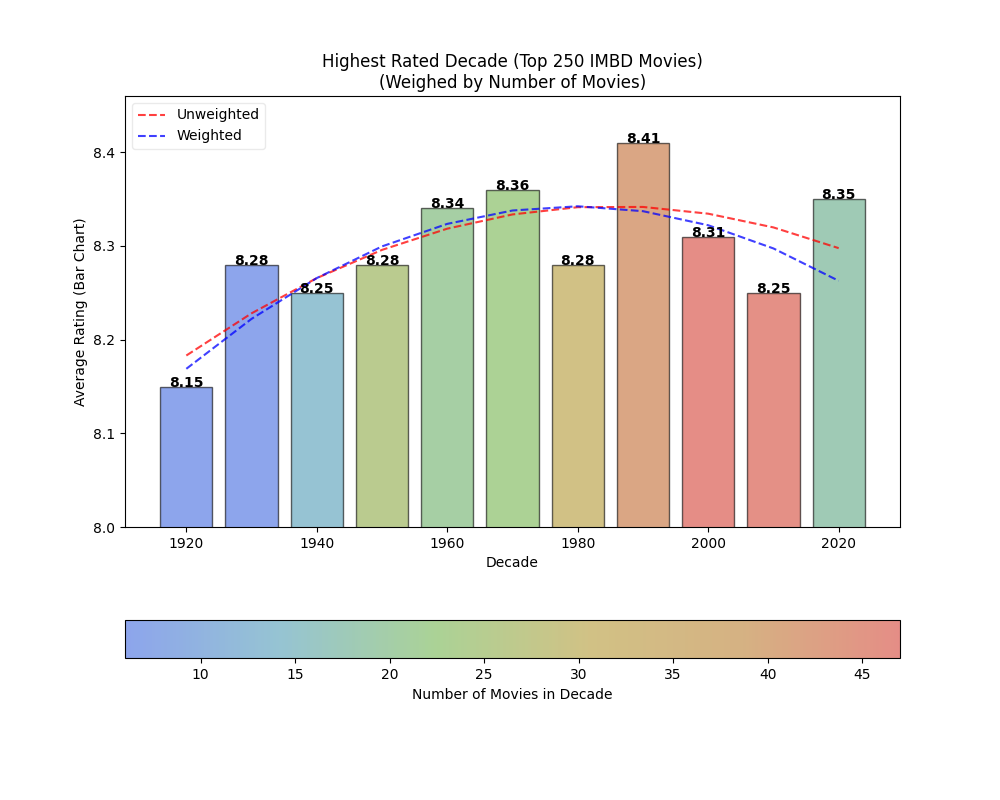

Recreate this plot in Python.
# Author Name: Scoey Derus
# Purpose: Using Kaggle's 250 top IMDB movies, generate a graph using matplotlibs bar graph and pandas dataframe
# to find the datasets highest average rating decade  
import matplotlib.pyplot as plt
import matplotlib.cm as cm
from matplotlib.colors import LinearSegmentedColormap
import pandas as pd
import numpy as np

plt.figure(figsize=(10,8))

#pd.set_option('display.max_rows',None)         # commented out, pandas does not display full table by default must set option
#pd.set_option('display.max_columns',None)

imdb_table = pd.read_csv('./imdb_top_movies/imdb_top_movies.csv', index_col = 0)             # DataFrame created from .csv file
decade = imdb_table.loc[:,['Year','Rating']]                   # Drop columns we don't need (DataFrame type)
                                                                             # DataFrame supports slicing via loc and iloc
decade['Decade'] = (decade['Year'] // 10) * 10   # Create a decade column | (1992 // 10 = 199.2 rounded down) * 10 = 1990
# Another method to create a column
#decade['test'] = decade['Year'].map(lambda x: (x // 10) * 10)
avg_rating_per_decade = decade.groupby('Decade', as_index=False)['Rating'].mean().round(2)  # Find the mean rating per decade, round to two decimals

# Goal of chunk - weigh the decades by the number of movies they have for a trend line
counts = decade.groupby('Decade',as_index=False)['Rating'].count()                       # Find the count of movies  
avg_rating_per_decade['Weight'] = np.sqrt(counts['Rating'])                              # Scale down (EX: 46 movies vs 6 would show downward trend towards higher #)
avg_rating_per_decade['ColorMap'] = (
    (avg_rating_per_decade['Weight'] - avg_rating_per_decade['Weight'].min()) /          # Normalize our weight for a color map 
    (avg_rating_per_decade['Weight'].max() - avg_rating_per_decade['Weight'].min())      # 1) Min row = 0.00 #2) max row = 1.00, divide #1 by #2
)   

# Creation of ColorMap - used for bargraph and for colorbar
custom_colors = ["#4169e0","#509db5","#73b550","#b39934","#ba7e30","#d44235"]
custom_cmap = LinearSegmentedColormap.from_list("custom_hot_cool",custom_colors)
my_norm = cm.colors.Normalize(vmin=counts['Rating'].min(),vmax=counts['Rating'].max())

# Create a colorbar THIS DOES NOT HAVE TO DO WITH COLORS OF BARS
sm = cm.ScalarMappable(cmap=custom_cmap,norm=my_norm)  # Use above variables for custom colors
cbar = plt.colorbar(sm,orientation='horizontal',alpha=0.6)       # Create the colorbar using our custom ScalarMappable object
cbar.set_label("Number of Movies in Decade")           # Give colorbar a label

colors = custom_cmap(avg_rating_per_decade['ColorMap'])# Give bargraph colors based on normalized weight
bars = plt.bar(avg_rating_per_decade['Decade'],        # Plot bar graph, (decades,ratings) as (x,y)
               avg_rating_per_decade['Rating'],     
               width=8,                                # Width of bars set to 8 for visuals
               color=colors,                           # Set the colors of bars to custom colormap
               edgecolor='black',                      # Black border around bars
               alpha=0.6)

# Visual zooming
min_rating = min(avg_rating_per_decade['Rating'])
max_rating = max(avg_rating_per_decade['Rating'])
plt.ylim(min_rating - .15, max_rating + .05)

# Titles and axes labels
plt.title("Highest Rated Decade (Top 250 IMBD Movies)\n(Weighed by Number of Movies)")
plt.xlabel("Decade")
plt.ylabel("Average Rating (Bar Chart)")

# Creating a weighted trend line based off number of movies

# Coefficient is the numerical value that describes the relationship between variables -1 to 1
# Y = mx + b, m is the coefficient (slope), b is the y-intercept/constant (tells you Y when X is 0)
coeff_weighted = np.polyfit(avg_rating_per_decade['Decade'],   # X-Coord
                          avg_rating_per_decade['Rating'],     # Y-Coord
                          2,                                   # 1 = Linear (answers overall), 2 = Quadratic (overall but slight curvature) # Deg of polynomial
                          w=avg_rating_per_decade['Weight'])   # Add weight to the polynomial, pulls the trendline towards higher weights (1990s - 2010s)

coeff_unweighted = np.polyfit(avg_rating_per_decade['Decade'], # X-Coord
                              avg_rating_per_decade['Rating'], # Y-Coord
                              2)                               # 1 = Linear (answers overall), 2 = Quadratic (overall but slight curvature) # Deg of polynomial

weighted_trend_line = np.poly1d(coeff_weighted)     # Represents equation,TYPE = numpy.poly1d, weighted = 0.0004431 x + 7.43
                                                    # wtl(avg_rating_per_decade['Decade']) 0.0004431 (decade) + 7.43 = x
                                                    # 0.0004431(2000) + 7.43 = 8.3162

unweighted_trend_line = np.poly1d(coeff_unweighted) # 0.001145 x + 6.04
                                                    # 0.001145(2000) + 6.04 = 8.33

# NOTE: Because the unweighted trend line is SLIGHTLY greater than the weighted, it will have more of a slope which we see on the graph
# the weighted trend line is pulled more towards the higher number of movies 

# Plot the trend lines, red is weighted, green is unweighted
plt.plot(avg_rating_per_decade['Decade'], 
         unweighted_trend_line(avg_rating_per_decade['Decade']), # Pass in all the decades to the trend line 
         label='Unweighted', 
         color='red',
         linestyle='--',
         alpha=0.75)

plt.plot(avg_rating_per_decade['Decade'],
          weighted_trend_line(avg_rating_per_decade['Decade']),  # Pass in all the decades to the trend line
          label='Weighted', 
          color = 'blue',
          linestyle='--',
          alpha=0.75)

for bar in bars:                                 # in order to get text, we need to go through all bar objects (matplotlib.patches.Rectangle)
    plt.text(bar.get_x() + bar.get_width() / 2,  # X-coord of left edge of bar, get_width / 2 gives half width which is distance from left edge to center of bar
             bar.get_height(),            # Y-coord (Verticality)
             bar.get_height(),                   # What is displayed
             ha='center',
             fontweight='bold')                        # Center the text (horizontal alignment)

plt.legend(framealpha = 0.4, loc='upper left') # Give opacity to the legend 
plt.show()                                     # Show window
